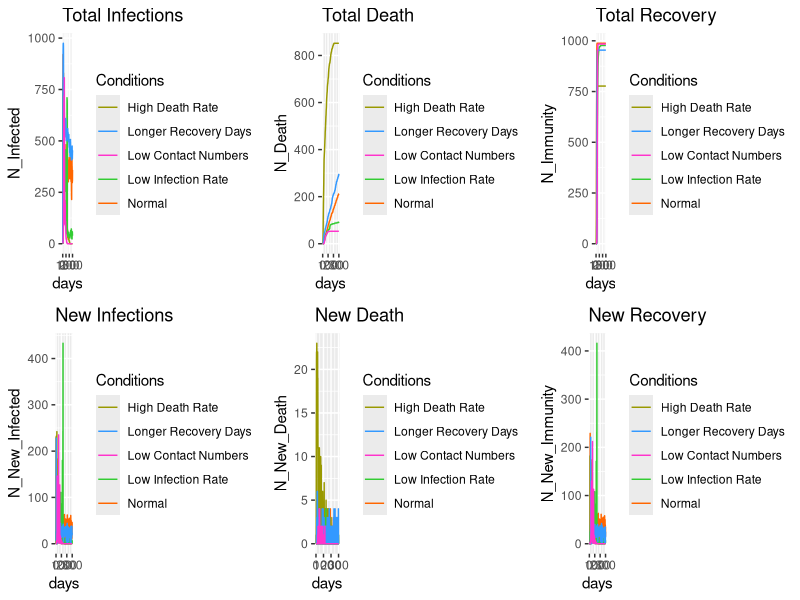

Write the R code that produced this figure.
## ---- chunk 1
knitr::opts_chunk$set(echo = TRUE)
library(ggplot2)

# default figure size
knitr::opts_chunk$set(
  fig.width=15, 
  fig.height=5,
  fig.align = "center"
)
## ---- chunk 2
options(scipen = 10)

# Number of citizens
N_population <- 1000
# Number of initial positive cases
N_init <- 2
# Death Rate
death_rate <- 0.002
infection_rate <- 0.3
# Number of days to recover
n_recover <- 10
# Constants (State of health)
healthy <- 0
infected <- 1
dead <- 2
# Number of people encountered by the infected person in one day.(A number randomly selected from 0 to N_encountered)
N_encountered <- 20
# Immunity Coefficient
immunity_coef <- 0.3
## ---- chunk 3
sim <- function(death_rate=0.002, infection_rate=0.3, n_recover=10, N_encountered=20){
  # Construct one r data frame storing id, state, duration, immunity.
  id <- seq(1,N_population,1)
  state <- rep(0,N_population)
  duration <- rep(0,N_population)
  immunity <- rep(1,N_population)
  data <- data.frame(id, state, duration, immunity)
  # Initialization
  id_init <- ceiling(runif(N_init,min=0,max=N_population))
  data[id_init,]$state <- infected
  # vectors storing number of infected person and deaths
  N_Infected <- c()
  N_New_Infected <- c()
  N_Death <- c()
  N_New_Death <- c()
  N_Immunity <- c()
  N_New_Immunity <- c()
  for(i in 1:300){
    # calculate number of infected person and deaths
    n_infected <- sum(data$state == infected)
    n_death <- sum(data$state == dead)
    n_immunity <- sum(data$immunity == immunity_coef)
    
    # update duration
    data[data$state == infected,3] = data[data$state == infected,3] + 1
    
    # update immunity
    # data[data$state == infected,4] = immunity_coef
    
    # update death
    death_id <- runif(n_infected,0,1) < death_rate
    n_new_death <- sum(death_id)
    data[data$state == infected,][death_id,2] <- dead
    #print(death_id)
    #data[death_id,2] <- dead
    
    # infect new citizens
    N_meet <- floor(runif(1,0,N_encountered*n_infected))
    meet_id <- unique(ceiling(runif(N_meet,min=0,max=N_population)))
    # remove the dead
    meet_id <- meet_id[data[meet_id,2] != dead]
    # remove the currently infected
    meet_id <- meet_id[data[meet_id,2] != infected]
    # people with immunity
    meet_id_1 <- meet_id[data[meet_id,4] == immunity_coef]
    infected_id_1 <- meet_id[runif(length(meet_id_1),0,1) < infection_rate * immunity_coef]
    # people without immunity
    meet_id_2 <- meet_id[data[meet_id,4] == 1]
    infected_id_2 <- meet_id[runif(length(meet_id_2),0,1) < infection_rate]
    # total
    infected_id <- c(infected_id_1,infected_id_2)
    n_new_infected <- length(infected_id)
    
    # update new infected citizens
    data[infected_id,2] <- infected
    
    # patients recovery
    n_new_immunity <- nrow(data[data$duration >= n_recover,])
    data[data$duration >= n_recover,2] <- healthy
    data[data$duration >= n_recover,4] <- immunity_coef
    data[data$duration >= n_recover,3] <- 0
    
    # display information
    # print(sprintf(fmt = "Day: %3d; Total Infections: %6d; Toatl Deaths: %6d; Total Recovered:%6d; New Infections: %5d; New Deaths: %5d; New Recovered: %5d", i, n_infected, n_death, n_immunity, n_new_infected, n_new_death, n_new_immunity))
    
    # Stopping Criterion
    # if(n_infected == 0 | n_death == N_population){
    #   print("Stopping criterion reached.")
    #   break
    # }
    
    # Append number of infected, death, and immunity
    N_Infected <- append(N_Infected,n_infected)
    N_Death <- append(N_Death,n_death)
    N_Immunity <- append(N_Immunity,n_immunity)
    
    N_New_Infected <- append(N_New_Infected, n_new_infected)
    N_New_Death <- append(N_New_Death, n_new_death)
    N_New_Immunity <- append(N_New_Immunity, n_new_immunity)
    
  }
  days <- seq(1,length(N_Infected))
  d <- data.frame(days, N_Infected, N_Death, N_Immunity, N_New_Infected, N_New_Death, N_New_Immunity)
  return(d)
}

d1 <- sim(death_rate=0.002, infection_rate=0.3, n_recover=10, N_encountered=20)
d2 <- sim(death_rate=0.03, infection_rate=0.3, n_recover=10, N_encountered=20)
d3 <- sim(death_rate=0.002, infection_rate=0.05, n_recover=10, N_encountered=20)
d4 <- sim(death_rate=0.002, infection_rate=0.3, n_recover=20, N_encountered=20)
d5 <- sim(death_rate=0.002, infection_rate=0.3, n_recover=10, N_encountered=2)


multiplot <- function(..., plotlist=NULL, file, cols=1, layout=NULL) {
  library(grid)
  plots <- c(list(...), plotlist)
  numPlots = length(plots)
  if (is.null(layout)) {
    layout <- matrix(seq(1, cols * ceiling(numPlots/cols)),
                     ncol = cols, nrow = ceiling(numPlots/cols))
  }
  if (numPlots==1) {
    print(plots[[1]])
    
  } else {
    grid.newpage()
    pushViewport(viewport(layout = grid.layout(nrow(layout), ncol(layout))))
    for (i in 1:numPlots) {
      matchidx <- as.data.frame(which(layout == i, arr.ind = TRUE))
      print(plots[[i]], vp = viewport(layout.pos.row = matchidx$row,
                                      layout.pos.col = matchidx$col))
    }
  }
}


p1 <- ggplot(d1, aes(x=days, y=N_Infected)) + 
  geom_line(aes(y=N_Infected, color = "Normal")) + 
  geom_line(aes(y=d2$N_Infected, color = "High Death Rate")) +
  geom_line(aes(y=d3$N_Infected, color = "Low Infection Rate")) +
  geom_line(aes(y=d4$N_Infected, color = "Longer Recovery Days")) +
  geom_line(aes(y=d5$N_Infected, color = "Low Contact Numbers")) +
  scale_color_manual(name = "Conditions", 
                     values=c("Normal" = "#FF6600", 
                              "High Death Rate" = "#999900", 
                              "Low Infection Rate" = "#33CC33",
                              "Longer Recovery Days" = "#3399FF", 
                              "Low Contact Numbers" = "#FF33CC")) +
  ggtitle("Total Infections")

p2 <- ggplot(d1, aes(x=days, y=N_Death)) + 
  geom_line(aes(y=N_Death, color = "Normal")) + 
  geom_line(aes(y=d2$N_Death, color = "High Death Rate")) +
  geom_line(aes(y=d3$N_Death, color = "Low Infection Rate")) +
  geom_line(aes(y=d4$N_Death, color = "Longer Recovery Days")) +
  geom_line(aes(y=d5$N_Death, color = "Low Contact Numbers")) +
  scale_color_manual(name = "Conditions", 
                     values=c("Normal" = "#FF6600", 
                              "High Death Rate" = "#999900", 
                              "Low Infection Rate" = "#33CC33",
                              "Longer Recovery Days" = "#3399FF", 
                              "Low Contact Numbers" = "#FF33CC")) +
  ggtitle("Total Death")


p3 <- ggplot(d1, aes(x=days, y=N_Immunity)) + 
  geom_line(aes(y=N_Immunity, color = "Normal")) + 
  geom_line(aes(y=d2$N_Immunity, color = "High Death Rate")) +
  geom_line(aes(y=d3$N_Immunity, color = "Low Infection Rate")) +
  geom_line(aes(y=d4$N_Immunity, color = "Longer Recovery Days")) +
  geom_line(aes(y=d5$N_Immunity, color = "Low Contact Numbers")) +
  scale_color_manual(name = "Conditions", 
                     values=c("Normal" = "#FF6600", 
                              "High Death Rate" = "#999900", 
                              "Low Infection Rate" = "#33CC33",
                              "Longer Recovery Days" = "#3399FF", 
                              "Low Contact Numbers" = "#FF33CC")) +
  ggtitle("Total Recovery")


p4 <- ggplot(d1, aes(x=days, y=N_New_Infected)) + 
  geom_line(aes(y=N_New_Infected, color = "Normal")) + 
  geom_line(aes(y=d2$N_New_Infected, color = "High Death Rate")) +
  geom_line(aes(y=d3$N_New_Infected, color = "Low Infection Rate")) +
  geom_line(aes(y=d4$N_New_Infected, color = "Longer Recovery Days")) +
  geom_line(aes(y=d5$N_New_Infected, color = "Low Contact Numbers")) +
  scale_color_manual(name = "Conditions", 
                     values=c("Normal" = "#FF6600", 
                              "High Death Rate" = "#999900", 
                              "Low Infection Rate" = "#33CC33",
                              "Longer Recovery Days" = "#3399FF", 
                              "Low Contact Numbers" = "#FF33CC")) +
  ggtitle("New Infections")

p5 <- ggplot(d1, aes(x=days, y=N_New_Death)) + 
  geom_line(aes(y=N_New_Death, color = "Normal")) + 
  geom_line(aes(y=d2$N_New_Death, color = "High Death Rate")) +
  geom_line(aes(y=d3$N_New_Death, color = "Low Infection Rate")) +
  geom_line(aes(y=d4$N_New_Death, color = "Longer Recovery Days")) +
  geom_line(aes(y=d5$N_New_Death, color = "Low Contact Numbers")) +
  scale_color_manual(name = "Conditions", 
                     values=c("Normal" = "#FF6600", 
                              "High Death Rate" = "#999900", 
                              "Low Infection Rate" = "#33CC33",
                              "Longer Recovery Days" = "#3399FF", 
                              "Low Contact Numbers" = "#FF33CC")) +
  ggtitle("New Death")

p6 <- ggplot(d1, aes(x=days, y=N_New_Immunity)) + 
  geom_line(aes(y=N_New_Immunity, color = "Normal")) + 
  geom_line(aes(y=d2$N_New_Immunity, color = "High Death Rate")) +
  geom_line(aes(y=d3$N_New_Immunity, color = "Low Infection Rate")) +
  geom_line(aes(y=d4$N_New_Immunity, color = "Longer Recovery Days")) +
  geom_line(aes(y=d5$N_New_Immunity, color = "Low Contact Numbers")) +
  scale_color_manual(name = "Conditions", 
                     values=c("Normal" = "#FF6600", 
                              "High Death Rate" = "#999900", 
                              "Low Infection Rate" = "#33CC33",
                              "Longer Recovery Days" = "#3399FF", 
                              "Low Contact Numbers" = "#FF33CC")) +
  ggtitle("New Recovery")



multiplot(p1, p4, p2, p5, p3, p6, cols=3)


